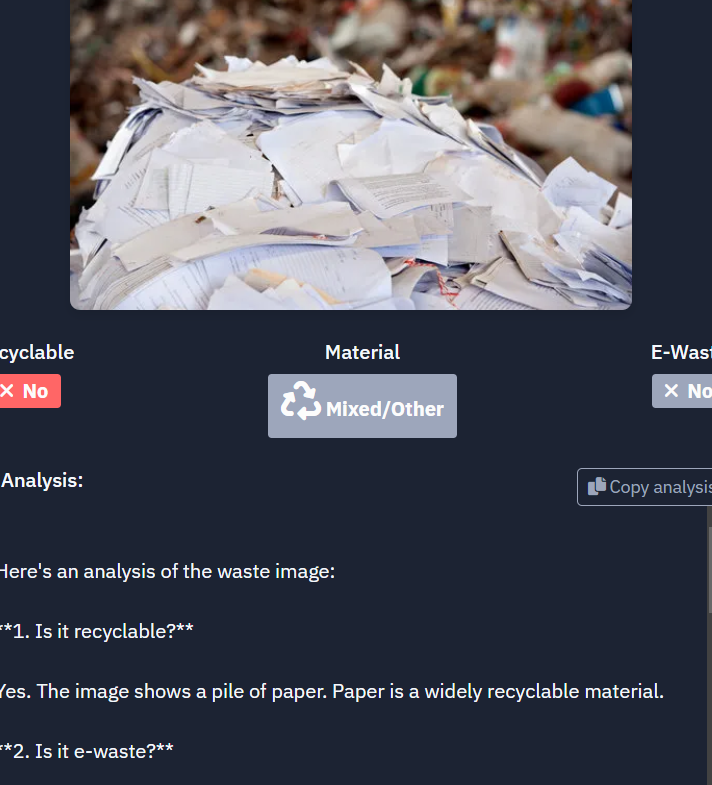
#> input picture attached_assets/image_1743613946874.png, 712 x 785 px
$ python -i material_detection.py   (imports and definitions only)
#> lines starting #> are read from the running program, lines starting #| are printed output that depends on the picture
"""
Simple material detection based on color analysis.
This module performs basic material detection using color distributions in images.
It's designed as a lightweight alternative to using heavier ML models for initial material classification.
"""

import cv2
import numpy as np
import logging
from PIL import Image
from sklearn.cluster import KMeans

# Define material color profiles based on dominant color ranges
MATERIAL_COLOR_PROFILES = {
    "plastic": {
        "ranges": [
            # Clear plastic colors
            {"lower": [200, 200, 200], "upper": [255, 255, 255], "weight": 0.8},
            # Blue plastic colors
            {"lower": [50, 50, 100], "upper": [150, 150, 255], "weight": 0.7},
            # White plastic colors
            {"lower": [220, 220, 220], "upper": [255, 255, 255], "weight": 0.7},
        ],
        "brightness_range": [100, 250],  # Plastics tend to be bright
        "color_variance": [10, 60],  # Plastics have low to medium color variance
    },
    "paper": {
        "ranges": [
            # Brown paper colors
            {"lower": [50, 50, 20], "upper": [220, 180, 140], "weight": 0.8},
            # White paper colors
            {"lower": [200, 200, 200], "upper": [255, 255, 255], "weight": 0.9},
            # Yellowish paper colors
            {"lower": [180, 180, 100], "upper": [255, 255, 200], "weight": 0.7},
        ],
        "brightness_range": [130, 240],  # Paper tends to be moderately bright
        "color_variance": [5, 40],  # Paper has low color variance
    },
    "metal": {
        "ranges": [
            # Silver/gray metal colors
            {"lower": [100, 100, 100], "upper": [220, 220, 220], "weight": 0.9},
            # Gold/bronze metal colors
            {"lower": [100, 100, 20], "upper": [255, 220, 120], "weight": 0.7},
        ],
        "brightness_range": [80, 220],  # Metals have medium brightness
        "color_variance": [5, 30],  # Metals have low color variance
    },
    "glass": {
        "ranges": [
            # Clear glass colors
            {"lower": [220, 220, 220], "upper": [255, 255, 255], "weight": 0.8},
            # Green glass colors
            {"lower": [0, 100, 0], "upper": [100, 255, 100], "weight": 0.7},
            # Brown glass colors
            {"lower": [50, 10, 0], "upper": [180, 100, 50], "weight": 0.7},
        ],
        "brightness_range": [120, 255],  # Glass is often transparent/bright
        "color_variance": [3, 25],  # Glass has very low color variance
    },
    "fabric": {
        "ranges": [
            # Various fabric colors with wider ranges
            {"lower": [0, 0, 0], "upper": [255, 255, 255], "weight": 0.5},
        ],
        "brightness_range": [40, 220],  # Fabrics vary in brightness
        "color_variance": [40, 200],  # Fabrics have high color variance
    },
    "organic": {
        "ranges": [
            # Brown organic colors
            {"lower": [20, 10, 0], "upper": [150, 100, 50], "weight": 0.8},
            # Green organic colors
            {"lower": [0, 50, 0], "upper": [100, 200, 100], "weight": 0.9},
        ],
        "brightness_range": [20, 180],  # Organic materials tend to be darker
        "color_variance": [30, 200],  # Organic materials have high variance
    }
}

def detect_material(image_path):
    """
    Detect materials in an image based on color distribution analysis.

    Args:
        image_path: Path to the image file

    Returns:
        Dictionary with detected materials and confidence scores
    """
#> called with image_path = 'attached_assets/image_1743613946874.png'
    try:
        # Read the image
        img = cv2.imread(image_path)
#> img is the input picture: shape (785, 712, 3); mean B, G, R 90.5, 79.9, 78.3
        if img is None:
            raise ValueError(f"Failed to load image at {image_path}")

        # Convert BGR to RGB (OpenCV uses BGR by default)
        img_rgb = cv2.cvtColor(img, cv2.COLOR_BGR2RGB)

        # Resize for faster processing
        resized = cv2.resize(img_rgb, (300, 300))
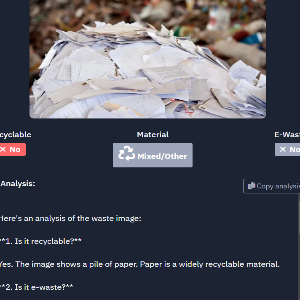
#> resized: shape (300, 300, 3); mean R, G, B 78.3, 79.9, 90.4

        # Get image features
        brightness = np.mean(resized)
#> brightness = 82.87
        color_variance = np.std(resized)
#> color_variance = 70.16

        # Get dominant colors using K-means
        dominant_colors = extract_dominant_colors(image_path, num_colors=5)

        # Get color distribution
        material_scores = {}

        for material, profile in MATERIAL_COLOR_PROFILES.items():
            score = 0

            # Brightness score
            b_min, b_max = profile["brightness_range"]
            if b_min <= brightness <= b_max:
                score += 0.3  # Weight for brightness match

            # Color variance score
            cv_min, cv_max = profile["color_variance"]
            if cv_min <= color_variance <= cv_max:
                score += 0.2  # Weight for variance match

            # Color range scores
            for color_range in profile["ranges"]:
                lower = np.array(color_range["lower"])
                upper = np.array(color_range["upper"])
                weight = color_range["weight"]

                # Create mask for this color range
                mask = cv2.inRange(resized, lower, upper)
                match_percentage = np.sum(mask) / mask.size

                score += match_percentage * weight * 5.0

            # Additional rules for better material detection
            if material == "plastic":
                # Check if image has plastic characteristics (smooth textures, bright colors)
                plastic_score = detect_plastic_characteristics(resized, dominant_colors)
                score += plastic_score * 0.3

            elif material == "paper":
                # Check if image has paper characteristics (texture, matte appearance)
                paper_score = detect_paper_characteristics(resized)
                score += paper_score * 0.3

            # Adjust e-waste detection to be more accurate
            elif material == "electronic":
                # E-waste needs very specific visual cues (circuit boards, wires, etc.)
                # By default, set a very low score unless we see clear evidence
                if detect_electronic_components(resized) < 0.3:
                    score = min(score, 0.1)  # Cap at very low confidence

            material_scores[material] = min(score, 1.0)  # Cap at 1.0
#> this loop made 6 passes
#> (low_saturation_pixels in detect_paper_characteristics, mid_brightness_pixels in detect_paper_characteristics, paper_score) on pass 2: (0.256, 0.153, 0.3)
#> (highlight_pixels in detect_plastic_characteristics, plastic_score) on pass 1: (0.0832, 0.3)
#> pass 1, in detect_plastic_characteristics, `gray = cv2.cvtColor(img, cv2.COLOR_RGB2GRAY)`:
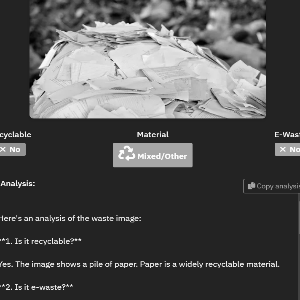
#> gray: shape (300, 300); min 1, max 253, mean 80.8
#> pass 1, in detect_plastic_characteristics, `local_std = cv2.boxFilter(np.float32(gray), -1, (5, 5), normalize=True..`:
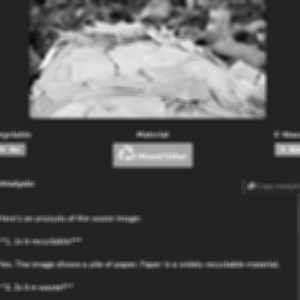
#> local_std: shape (300, 300) float32; min 7.16, max 242.1, mean 80.8
#> pass 1, in detect_plastic_characteristics, `_, _, v = cv2.split(hsv)`:
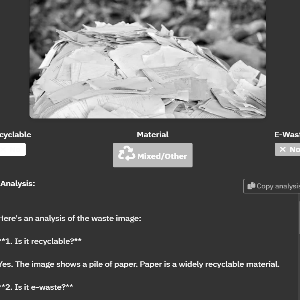
#> v: shape (300, 300); min 1, max 255, mean 95.9
#> after the loop, material_scores = {'plastic': 1, 'paper': 1, 'metal': 1, 'glass': 1, 'fabric': 1, 'organic': 1}

        # Sort materials by score
        sorted_materials = sorted(
            material_scores.items(),
            key=lambda x: x[1],
            reverse=True
        )
#> sorted_materials = [('plastic', 1), ('paper', 1), ('metal', 1), ('glass', 1), ('fabric', 1), ('organic', 1)]

        # Only include materials with reasonable confidence
        # Lowered the threshold slightly to detect more materials
        significant_materials = [(m, s) for m, s in sorted_materials if s > 0.12]
#> significant_materials has the same summary as sorted_materials

        # Calculate percentage composition for significant materials
        total_score = sum(score for _, score in significant_materials) or 1
#> total_score = 6
        material_composition = {
            material: {
                "confidence": score,
                "percentage": round((score / total_score) * 100)
            }
            for material, score in significant_materials
        }
#> material_composition = 6 items

        # Default to a common recyclable material if nothing is detected
        # This addresses the 'unknown' material issue
        if significant_materials:
            primary_material = significant_materials[0][0]
#> primary_material = 'plastic'
        else:
            # Default to plastic if nothing significant was detected
            # This ensures we always have a primary material
            primary_material = "plastic"
            material_composition["plastic"] = {"confidence": 0.5, "percentage": 100}

        # Calculate recyclability based on material composition
        recyclable_materials = ["paper", "plastic", "glass", "metal"]
        recyclability_score = sum(
            material_composition[m]["percentage"] / 100
            for m in material_composition if m in recyclable_materials
        )
#> recyclability_score = 0.68

        # If recyclability score is very low, give it a minimum reasonable value
        # This ensures items don't appear completely unrecyclable
        if recyclability_score < 0.3:
            recyclability_score = 0.3

        # For images with mixed materials, enforce a dominant material
        # if top confidence is close to others
        if len(significant_materials) > 1:
            top_confidence = significant_materials[0][1]
#> top_confidence = 1
            runner_up_confidence = significant_materials[1][1]
#> runner_up_confidence = 1

            # If the confidence difference is small, use visual cues to decide
            if (top_confidence - runner_up_confidence) < 0.15:
                # Special handling for plastic vs. paper which are common recyclables
                if "plastic" in material_composition and "paper" in material_composition:
                    # If image has more plastic-like qualities (smooth, reflective surfaces)
                    if detect_plastic_characteristics(resized, dominant_colors) > 0.5:
                        primary_material = "plastic"
                    # If image has more paper-like qualities (texture, matte)
                    elif detect_paper_characteristics(resized) > 0.5:
#> in detect_paper_characteristics (call 2), `h, s, v = cv2.split(hsv)`:
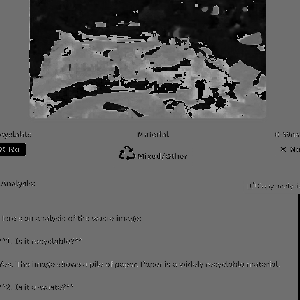
#> h: shape (300, 300); min 0, max 179, mean 97
#> in detect_paper_characteristics (call 2), `h, s, v = cv2.split(hsv)`:
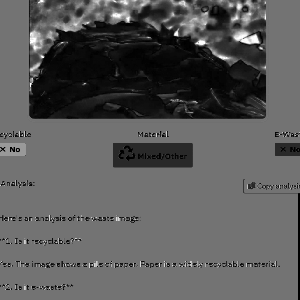
#> s: shape (300, 300); min 0, max 255, mean 89.6
                        primary_material = "paper"

                # For other materials, favor recyclable materials
                elif any(m in material_composition for m in recyclable_materials):
                    for m in recyclable_materials:
                        if m in material_composition:
                            primary_material = m
                            break

        # Determine if it's likely e-waste - requiring clear electronic components
        is_ewaste = material_scores.get("electronic", 0) > 0.5
#> is_ewaste = False

        return {
            "primary_material": primary_material,
            "composition": material_composition,
            "recyclability_score": round(recyclability_score * 100),
            "analysis_method": "enhanced_color_distribution",
            "is_ewaste": is_ewaste
        }

    except Exception as e:
        logging.error(f"Error in material detection: {str(e)}")
        # Default to a common recyclable material even in error case
        return {
            "error": f"Failed to detect material: {str(e)}",
            "primary_material": "plastic",  # Default to plastic instead of unknown
            "composition": {"plastic": {"confidence": 0.5, "percentage": 100}},
            "recyclability_score": 50,  # Give a moderate recyclability score
            "analysis_method": "fallback",
            "is_ewaste": False  # Default to not e-waste
        }


def detect_plastic_characteristics(img, dominant_colors):
    """
    Detect whether an image has characteristics typical of plastic materials.

    Args:
        img: Resized image array
        dominant_colors: List of dominant RGB colors

    Returns:
        Score indicating likelihood of plastic (0-1)
    """
    try:
        plastic_score = 0.0

        # Check for glossy/smooth appearance - less texture variation in local areas
        gray = cv2.cvtColor(img, cv2.COLOR_RGB2GRAY)
        local_std = cv2.boxFilter(np.float32(gray), -1, (5, 5), normalize=True, borderType=cv2.BORDER_DEFAULT)
        local_std = np.std(local_std)

        # Lower standard deviation means smoother texture (like plastic)
        if local_std < 15:
            plastic_score += 0.3

        # Check for common plastic colors
        plastic_color_matches = 0
        for color in dominant_colors[:3]:  # Check top 3 colors
            r, g, b = color
            # Common plastic colors (bright, saturated colors or white/clear)
            if (r > 200 and g > 200 and b > 200) or \
               (max(r, g, b) - min(r, g, b) > 100):  # High saturation
                plastic_color_matches += 1

        plastic_score += (plastic_color_matches / 3) * 0.3

        # Check for reflective highlights - plastic often has bright spots
        hsv = cv2.cvtColor(img, cv2.COLOR_RGB2HSV)
        _, _, v = cv2.split(hsv)
        highlight_pixels = np.sum(v > 220) / v.size

        if highlight_pixels > 0.05:  # If more than 5% of image has highlights
            plastic_score += 0.2

        return min(plastic_score, 1.0)

    except Exception as e:
        logging.error(f"Error in plastic detection: {str(e)}")
        return 0.2  # Default modest value


def detect_paper_characteristics(img):
    """
    Detect whether an image has characteristics typical of paper materials.

    Args:
        img: Resized image array

    Returns:
        Score indicating likelihood of paper (0-1)
    """
    try:
        paper_score = 0.0

        # Convert to grayscale for texture analysis
        gray = cv2.cvtColor(img, cv2.COLOR_RGB2GRAY)

        # Check for matte appearance (more texture, less glossy highlights)
        local_std = cv2.boxFilter(np.float32(gray), -1, (5, 5), normalize=True, borderType=cv2.BORDER_DEFAULT)
        local_std = np.std(local_std)

        # Higher standard deviation means more texture (like paper)
        if local_std > 15:
            paper_score += 0.3

        # Check for typical paper colors (warm white, beige, brownish, grayish)
        hsv = cv2.cvtColor(img, cv2.COLOR_RGB2HSV)
        h, s, v = cv2.split(hsv)

        # Paper typically has low saturation
        low_saturation_pixels = np.sum(s < 50) / s.size
        if low_saturation_pixels > 0.6:  # If more than 60% has low saturation
            paper_score += 0.3

        # Paper often has medium brightness
        mid_brightness_pixels = np.sum((v > 100) & (v < 200)) / v.size
        if mid_brightness_pixels > 0.5:  # If more than 50% has medium brightness
            paper_score += 0.2

        return min(paper_score, 1.0)

    except Exception as e:
        logging.error(f"Error in paper detection: {str(e)}")
        return 0.2  # Default modest value


# [82 lines left out: function detect_electronic_components, not called in this run]


def extract_dominant_colors(image_path, num_colors=5):
    """
    Extract the dominant colors from an image using k-means clustering.

    Args:
        image_path: Path to the image file
        num_colors: Number of dominant colors to extract

    Returns:
        List of RGB colors in descending order of dominance
    """
    try:
        # Read image using PIL for better handling of various formats
        pil_img = Image.open(image_path)
        img = np.array(pil_img.convert('RGB'))

        # Reshape the image to be a list of pixels
        pixels = img.reshape(-1, 3)

        # Cluster the pixel intensities
        from sklearn.cluster import KMeans
        clt = KMeans(n_clusters=num_colors)
        clt.fit(pixels)

        # Get the colors and counts
        colors = clt.cluster_centers_.astype(int)
        labels = clt.labels_

        # Count labels to find frequency of each color
        counts = np.bincount(labels)

        # Sort colors by frequency
        sorted_idx = np.argsort(counts)[::-1]
        sorted_colors = colors[sorted_idx]

        return sorted_colors.tolist()

    except Exception as e:
        logging.error(f"Error extracting dominant colors: {str(e)}")
        return []

>>> result = detect_material('attached_assets/image_1743613946874.png')
#> result = 5 items

$ run again, on attached_assets/image_1743614824176.png
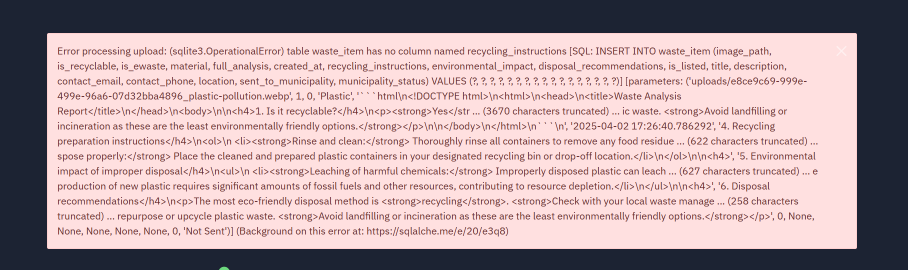
#> input picture attached_assets/image_1743614824176.png, 1816 x 540 px (shown at 1/2 size)
#> in detect_material, img is the input picture: shape (540, 1816, 3); mean B, G, R 163, 158.4, 180
#> brightness = 167.1
#> color_variance = 88.94
#> the loop in detect_material, `for material, profile in MATERIAL_COLOR_PROFILES.items():` made 6 passes
#> (low_saturation_pixels in detect_paper_characteristics, mid_brightness_pixels in detect_paper_characteristics, paper_score) on pass 2: (0.616, 0.0757, 0.6)
#> pass 1, in detect_plastic_characteristics, `_, _, v = cv2.split(hsv)`:
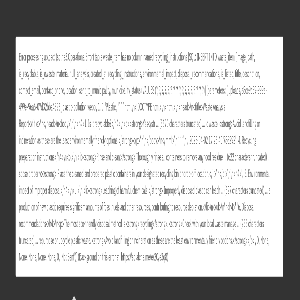
#> v: shape (300, 300); min 51, max 255, mean 187.2
#> after the loop in detect_material, `for material, profile in MATERIAL_COLOR_PROFILES.items():`: material_scores = {'plastic': 1, 'paper': 1, 'metal': 1, 'glass': 1, 'fabric': 1, 'organic': 1}
#> sorted_materials = [('plastic', 1), ('paper', 1), ('metal', 1), ('glass', 1), ('fabric', 1), ('organic', 1)]
#> significant_materials has the same summary as sorted_materials
#> total_score = 6
#> material_composition = 6 items
#> primary_material = 'plastic'
#> recyclability_score = 0.68
#> top_confidence = 1
#> in detect_paper_characteristics (call 2), `h, s, v = cv2.split(hsv)`:
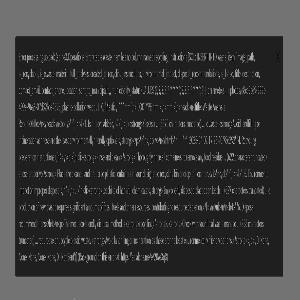
#> s: shape (300, 300); min 1, max 202, mean 61.9
#> is_ewaste = False
#> result = 5 items

$ run again, on attached_assets/image_1743666843739.png
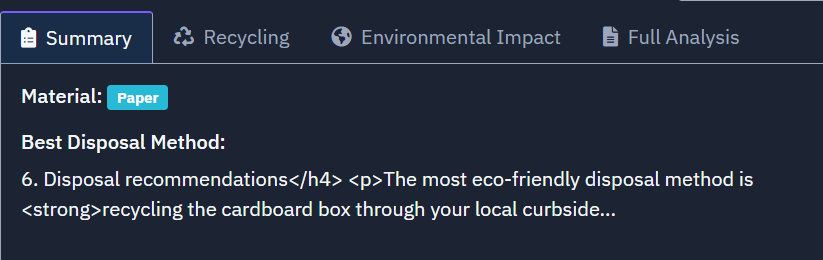
#> input picture attached_assets/image_1743666843739.png, 823 x 260 px
#> in detect_material, img is the input picture: shape (260, 823, 3); mean B, G, R 62.8, 46.6, 38.4
#> brightness = 49.12
#> color_variance = 39.12
#> the loop in detect_material, `for material, profile in MATERIAL_COLOR_PROFILES.items():` made 6 passes
#> (low_saturation_pixels in detect_paper_characteristics, mid_brightness_pixels in detect_paper_characteristics, paper_score) on pass 2: (0.0379, 0.0448, 0.3)
#> pass 1, in detect_plastic_characteristics, `_, _, v = cv2.split(hsv)`:
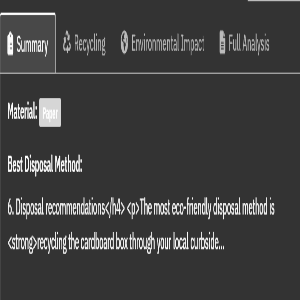
#> v: shape (300, 300); min 51, max 255, mean 64
#> after the loop in detect_material, `for material, profile in MATERIAL_COLOR_PROFILES.items():`: material_scores = {'plastic': 1, 'paper': 1, 'metal': 1, 'glass': 1, 'fabric': 1, 'organic': 1}
#> sorted_materials = [('plastic', 1), ('paper', 1), ('metal', 1), ('glass', 1), ('fabric', 1), ('organic', 1)]
#> significant_materials has the same summary as sorted_materials
#> total_score = 6
#> material_composition = 6 items
#> primary_material = 'plastic'
#> recyclability_score = 0.68
#> top_confidence = 1
#> in detect_paper_characteristics (call 2), `h, s, v = cv2.split(hsv)`:
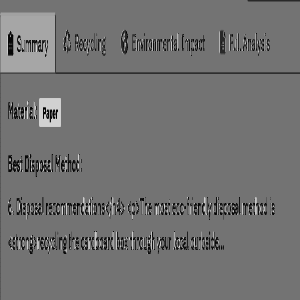
#> s: shape (300, 300); min 0, max 219, mean 113.5
#> is_ewaste = False
#> result = 5 items

$ run again, on attached_assets/image_1743864700983.png
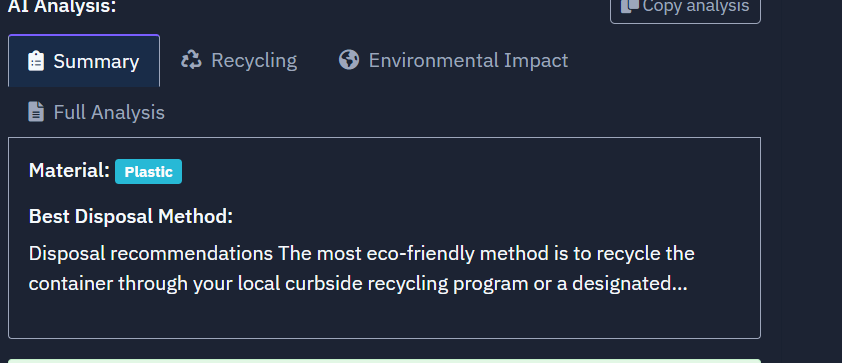
#> input picture attached_assets/image_1743864700983.png, 842 x 363 px
#> in detect_material, img is the input picture: shape (363, 842, 3); mean B, G, R 62.1, 46.3, 38.3
#> brightness = 48.65
#> color_variance = 39.3
#> the loop in detect_material, `for material, profile in MATERIAL_COLOR_PROFILES.items():` made 6 passes
#> (low_saturation_pixels in detect_paper_characteristics, mid_brightness_pixels in detect_paper_characteristics, paper_score) on pass 2: (0.0435, 0.0392, 0.3)
#> pass 1, in detect_plastic_characteristics, `_, _, v = cv2.split(hsv)`:
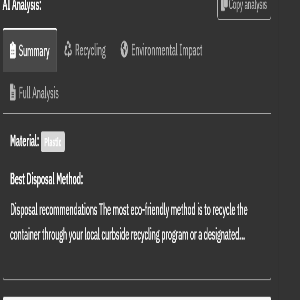
#> v: shape (300, 300); min 49, max 252, mean 63
#> after the loop in detect_material, `for material, profile in MATERIAL_COLOR_PROFILES.items():`: material_scores = {'plastic': 1, 'paper': 1, 'metal': 1, 'glass': 1, 'fabric': 1, 'organic': 1}
#> sorted_materials = [('plastic', 1), ('paper', 1), ('metal', 1), ('glass', 1), ('fabric', 1), ('organic', 1)]
#> significant_materials has the same summary as sorted_materials
#> total_score = 6
#> material_composition = 6 items
#> primary_material = 'plastic'
#> recyclability_score = 0.68
#> top_confidence = 1
#> in detect_paper_characteristics (call 2), `h, s, v = cv2.split(hsv)`:
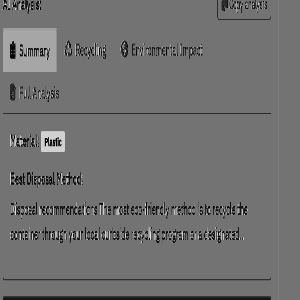
#> s: shape (300, 300); min 0, max 222, mean 112.6
#> is_ewaste = False
#> result = 5 items
